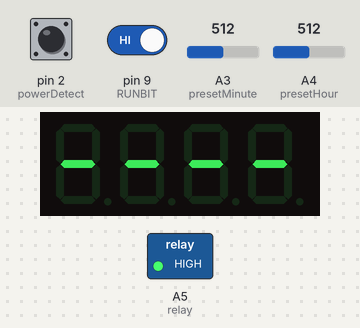
Recording of a sketch running on a simulated Arduino Uno, built with avr-gcc and run on an emulated ATmega328P. Shown: 4-digit seven-segment display, switched loads named in the sketch (green lamp = pin HIGH). The inputs (shaded band) are chosen by the test bench; at power-on: pin 9 (RUNBIT) HIGH, A3 (presetMinute) = 512, A4 (presetHour) = 512, pin 2 (powerDetect) HIGH.

Above: at 4.2 s.
4.3 s: pin 9 (RUNBIT) driven LOW
At 5.5 s:
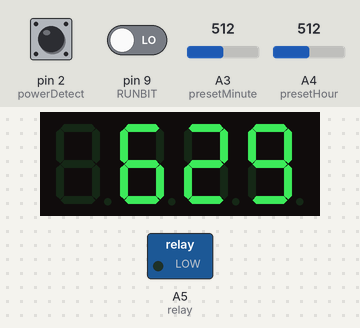
5.8 s: A3 (presetMinute) set to 716
At 6.7 s:
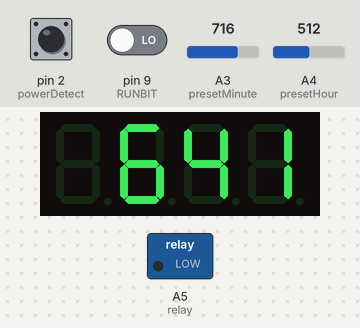
7.3 s: A4 (presetHour) set to 716
8.8 s: pin 9 (RUNBIT) driven HIGH
At 10.2 s:
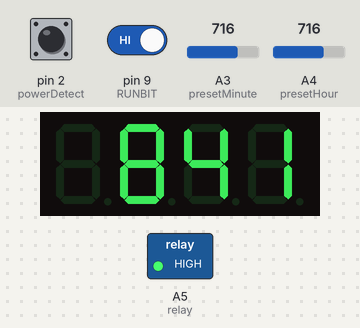
Timing chart, 0 to 11.3 s (numbered marks = the images above; inputs shaded):
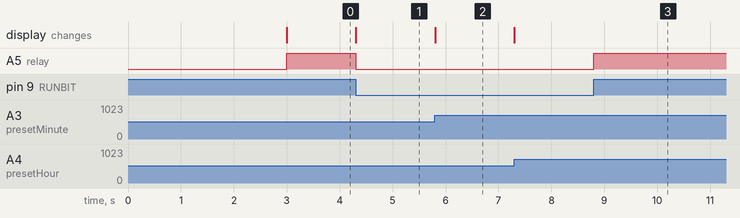

Measured:
- after the input at 4.3 s, A5 (relay): HIGH → LOW at once; the display: changes at once (image 1)
- after the input at 5.8 s, the display: changes at once (image 2)
- after the input at 8.8 s, A5 (relay): LOW → HIGH at once

The sketch:

Ideal_off_timer.ino
```cpp
#include <EEPROM.h>
#include "Arduino.h"
#include "SevSeg.h"

SevSeg Display;

   int RUNBIT = 9;// for setting time and run time

  byte setHour, setMinute;
  int ShowTime, ShowTimer;
  long lastTime;
  #define presetHour A4
  #define presetMinute A3
  #define hourReg 0x00
  #define minuteReg 0x01
  #define powerDetect 2
  #define relay A5


void readEeprom()
  {
    setHour = EEPROM.read(hourReg);
    setMinute = EEPROM.read(minuteReg);
  }
void writeEeprom()
  {

      EEPROM.write(hourReg, setHour);
      EEPROM.write(minuteReg, setMinute);
  }

void CheckPot() {
  //Serial.println("Came to Check Pot");

    setHour = map(analogRead(presetHour), 10, 1010, 0, 12);
    setMinute = map(analogRead(presetMinute), 10, 1010, 0, 59);

 ShowTime = setHour * 100 + setMinute;
  Display.setNumber(ShowTime);
  Display.refreshDisplay();

}

void END() {
        digitalWrite(relay, LOW);
        EEPROM.write(hourReg, 0x00);
        EEPROM.write(minuteReg, 0x00);

  while (1) {

   Display.setChars(" off");
    Display.refreshDisplay();
    if (digitalRead(RUNBIT) == 0) {

      break;
    }


  }
}


void TIMER() {

  if((millis()-lastTime > 70000))
    {
      if(setMinute > 0)
      {
        setMinute--;
        lastTime = millis();
      }
      else if(setHour > 0)
      {
        setHour--;
        setMinute = 59;
        lastTime = millis();
      }
    }


  ShowTimer = setHour * 100 + setMinute;
   Display.setNumber(ShowTimer);
  Display.refreshDisplay();
}


  void setup() {
  pinMode(A0, INPUT);
  pinMode(A1, INPUT);
  pinMode(powerDetect, INPUT);
  pinMode(RUNBIT, INPUT);
  pinMode(relay, OUTPUT);


  delay(3000);


   byte numDigits = 4;
  byte digitPins[] = {13,12,11,10};
  byte segmentPins[] = {5,4,8,3,1,7,6};
  bool resistorsOnSegments = true;
  bool updateWithDelaysIn = true;
  byte hardwareConfig = COMMON_ANODE;
  bool leadingZeros = false; // Use 'true' if you'd like to keep the leading zeros
  Display.begin(hardwareConfig, numDigits, digitPins, segmentPins, resistorsOnSegments);
  Display.setBrightness(3);  //100
   readEeprom();

 attachInterrupt(digitalPinToInterrupt(2), writeEeprom, FALLING);
}

void loop() {
    if (digitalRead(RUNBIT) == 0) {
      digitalWrite(relay, LOW);
     while (1) {

     CheckPot();

      if (digitalRead(RUNBIT) == 1) {

     break;
  }

    }
    }


  if (digitalRead(RUNBIT) == 1) {
    TIMER();
    digitalWrite(relay, HIGH);
    if (setHour == 0 && setMinute == 0) {
      END();
    }

  }
}
```
